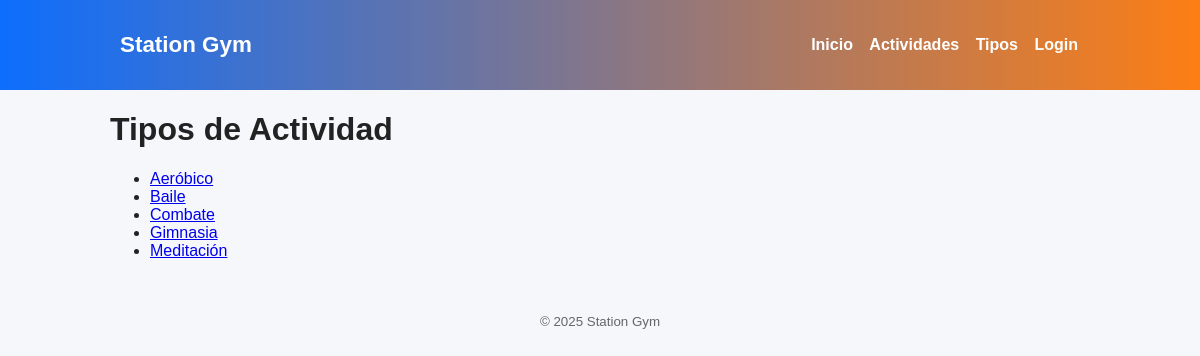
Screenshot of /station-gym/public/?action=tipos with the database file from the repository.
### tables this page shows
CREATE TABLE `tipos` (
  `id` int(11) NOT NULL,
  `nombre` varchar(100) NOT NULL
);

### station-gym/app/controllers/TiposController.php (called while the page is built, shortened)
<?php
class TiposController {
    private $pdo;
    public function __construct($pdo){ $this->pdo = $pdo; }
    public function index(){
        $stmt = $this->pdo->query("SELECT * FROM tipos ORDER BY nombre");
        $tipos = $stmt->fetchAll(PDO::FETCH_ASSOC);
        require __DIR__.'/../views/layout/header.phtml';
        require __DIR__.'/../views/tipos/index.phtml';
        require __DIR__.'/../views/layout/footer.phtml';
    }
}
?>

### station-gym/app/views/tipos/index.phtml (the view)
<h1>Tipos de Actividad</h1>
<ul>
<?php foreach($tipos as $t): ?>
  <li><a href="<?= BASE_URL ?>?action=tipo&id=<?= $t['id'] ?>"><?= htmlspecialchars($t['nombre']) ?></a></li>
<?php endforeach; ?>
</ul>

### station-gym/public/css/style.css (style rules this page uses)
body { font-family: Arial, sans-serif; margin:0; padding:0; background:#f5f7fb; color:#222; }

### rows the page displays
tipos: nombre "Aeróbico"
tipos: nombre "Baile"
tipos: nombre "Combate"
tipos: nombre "Gimnasia"
tipos: nombre "Meditación"
